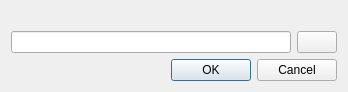
<?xml version="1.0" encoding="UTF-8"?>
<ui version="4.0">
 <class>UtilPathPicker</class>
 <widget class="QDialog" name="UtilPathPicker">
  <property name="geometry">
   <rect>
    <x>0</x>
    <y>0</y>
    <width>340</width>
    <height>89</height>
   </rect>
  </property>
  <property name="windowTitle">
   <string>Path Picker</string>
  </property>
  <layout class="QGridLayout" name="gridLayout">
   <property name="sizeConstraint">
    <enum>QLayout::SetFixedSize</enum>
   </property>
   <item row="0" column="0">
    <widget class="QLabel" name="label">
     <property name="wordWrap">
      <bool>true</bool>
     </property>
     <property name="openExternalLinks">
      <bool>true</bool>
     </property>
    </widget>
   </item>
   <item row="1" column="0">
    <widget class="QWidget" name="widget1" native="true">
     <layout class="QGridLayout" name="gridLayout1">
      <property name="leftMargin">
       <number>0</number>
      </property>
      <property name="topMargin">
       <number>0</number>
      </property>
      <property name="rightMargin">
       <number>0</number>
      </property>
      <property name="bottomMargin">
       <number>0</number>
      </property>
      <item row="0" column="0">
       <widget class="QLineEdit" name="edit"/>
      </item>
      <item row="0" column="1">
       <widget class="QPushButton" name="button"/>
      </item>
     </layout>
    </widget>
   </item>
   <item row="2" column="0">
    <widget class="QWidget" name="widget2" native="true">
     <layout class="QGridLayout" name="gridLayout2">
      <property name="leftMargin">
       <number>0</number>
      </property>
      <property name="topMargin">
       <number>0</number>
      </property>
      <property name="rightMargin">
       <number>0</number>
      </property>
      <property name="bottomMargin">
       <number>0</number>
      </property>
      <item row="0" column="0">
       <spacer name="spacer">
        <property name="orientation">
         <enum>Qt::Horizontal</enum>
        </property>
        <property name="sizeHint" stdset="0">
         <size>
          <width>160</width>
          <height>20</height>
         </size>
        </property>
       </spacer>
      </item>
      <item row="0" column="1">
       <widget class="QDialogButtonBox" name="box">
        <property name="orientation">
         <enum>Qt::Horizontal</enum>
        </property>
        <property name="standardButtons">
         <set>QDialogButtonBox::Cancel|QDialogButtonBox::Ok</set>
        </property>
       </widget>
      </item>
     </layout>
    </widget>
   </item>
  </layout>
 </widget>
 <resources/>
 <connections>
  <connection>
   <sender>box</sender>
   <signal>accepted()</signal>
   <receiver>UtilPathPicker</receiver>
   <slot>accept()</slot>
   <hints>
    <hint type="sourcelabel">
     <x>20</x>
     <y>20</y>
    </hint>
    <hint type="destinationlabel">
     <x>20</x>
     <y>20</y>
    </hint>
   </hints>
  </connection>
  <connection>
   <sender>box</sender>
   <signal>rejected()</signal>
   <receiver>UtilPathPicker</receiver>
   <slot>reject()</slot>
   <hints>
    <hint type="sourcelabel">
     <x>20</x>
     <y>20</y>
    </hint>
    <hint type="destinationlabel">
     <x>20</x>
     <y>20</y>
    </hint>
   </hints>
  </connection>
 </connections>
</ui>
